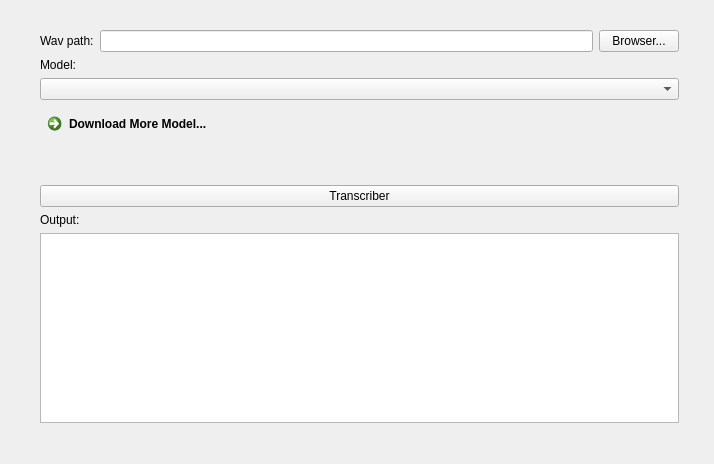
<?xml version="1.0" encoding="UTF-8"?>
<ui version="4.0">
 <class>MainWindow</class>
 <widget class="QMainWindow" name="MainWindow">
  <property name="geometry">
   <rect>
    <x>0</x>
    <y>0</y>
    <width>714</width>
    <height>464</height>
   </rect>
  </property>
  <property name="windowTitle">
   <string>MainWindow</string>
  </property>
  <widget class="QWidget" name="centralwidget">
   <widget class="QWidget" name="">
    <property name="geometry">
     <rect>
      <x>20</x>
      <y>10</y>
      <width>679</width>
      <height>433</height>
     </rect>
    </property>
    <layout class="QVBoxLayout" name="verticalLayout_4">
     <property name="sizeConstraint">
      <enum>QLayout::SetDefaultConstraint</enum>
     </property>
     <property name="leftMargin">
      <number>20</number>
     </property>
     <property name="topMargin">
      <number>20</number>
     </property>
     <property name="rightMargin">
      <number>20</number>
     </property>
     <property name="bottomMargin">
      <number>20</number>
     </property>
     <item>
      <layout class="QHBoxLayout" name="horizontalLayout">
       <item>
        <widget class="QLabel" name="label">
         <property name="text">
          <string>Wav path:</string>
         </property>
        </widget>
       </item>
       <item>
        <widget class="QLineEdit" name="wavLineEdit"/>
       </item>
       <item>
        <widget class="QPushButton" name="wavBrowser">
         <property name="text">
          <string>Browser...</string>
         </property>
        </widget>
       </item>
      </layout>
     </item>
     <item>
      <layout class="QVBoxLayout" name="verticalLayout_3">
       <item>
        <widget class="QLabel" name="label_2">
         <property name="text">
          <string>Model:</string>
         </property>
        </widget>
       </item>
       <item>
        <widget class="QComboBox" name="modelComboBox"/>
       </item>
       <item>
        <widget class="QCommandLinkButton" name="downloadLinkButton">
         <property name="toolTip">
          <string>You can download the corresponding model you need，then put them in the specified path</string>
         </property>
         <property name="text">
          <string>Download More Model...</string>
         </property>
        </widget>
       </item>
       <item>
        <spacer name="verticalSpacer">
         <property name="orientation">
          <enum>Qt::Vertical</enum>
         </property>
         <property name="sizeHint" stdset="0">
          <size>
           <width>20</width>
           <height>40</height>
          </size>
         </property>
        </spacer>
       </item>
       <item>
        <widget class="QPushButton" name="transcriberButton">
         <property name="text">
          <string>Transcriber</string>
         </property>
        </widget>
       </item>
       <item>
        <widget class="QLabel" name="label_3">
         <property name="text">
          <string>Output:</string>
         </property>
        </widget>
       </item>
       <item>
        <widget class="QTextBrowser" name="outputBrowser"/>
       </item>
      </layout>
     </item>
    </layout>
   </widget>
  </widget>
 </widget>
 <resources/>
 <connections/>
</ui>
